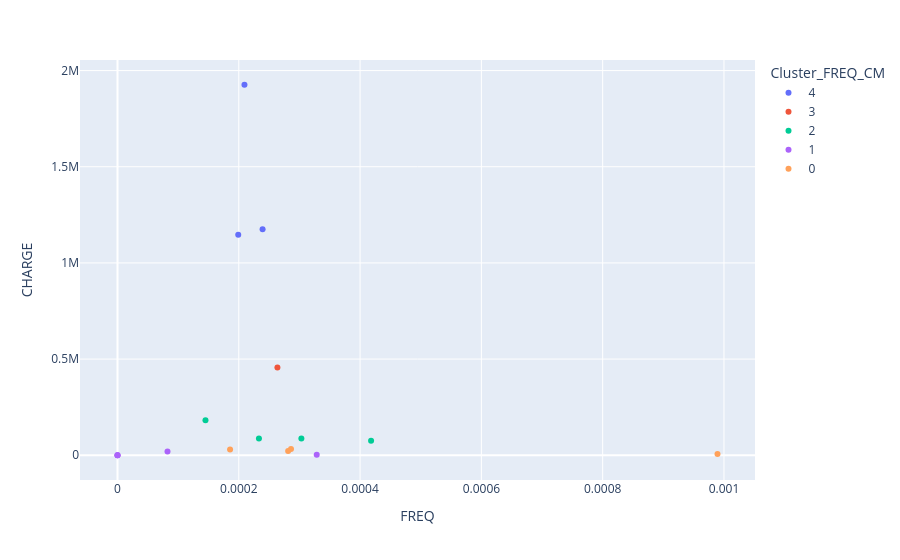

The notebook cell this image was saved under:
### Code cell
# Visualisation
data["Cluster_FREQ_CM"] = kmeans_FREQ_CM.labels_
data["Cluster_FREQ_CM"] = data["Cluster_FREQ_CM"].astype(str)

fig = px.scatter(data, x="FREQ", y="CHARGE", color="Cluster_FREQ_CM")
fig.show()

### Figure 1 — Plotly figure (JSON) as saved in the notebook; plotly's stock layout.template omitted (floating-point values rounded to 4 significant figures)
{"data": [{"hovertemplate": "Cluster_FREQ_CM=4<br>FREQ=%{x}<br>CHARGE=%{y}<extra></extra>", "legendgroup": "4", "marker": {"color": "#636efa", "symbol": "circle"}, "mode": "markers", "name": "4", "orientation": "v", "showlegend": true, "type": "scatter", "x": [0.0002392, 0.0001991, 0.0002093], "xaxis": "x", "y": [1175000.0, 1147000.0, 1926000.0], "yaxis": "y"}, {"hovertemplate": "Cluster_FREQ_CM=3<br>FREQ=%{x}<br>CHARGE=%{y}<extra></extra>", "legendgroup": "3", "marker": {"color": "#EF553B", "symbol": "circle"}, "mode": "markers", "name": "3", "orientation": "v", "showlegend": true, "type": "scatter", "x": [0.0002637], "xaxis": "x", "y": [455800.0], "yaxis": "y"}, {"hovertemplate": "Cluster_FREQ_CM=2<br>FREQ=%{x}<br>CHARGE=%{y}<extra></extra>", "legendgroup": "2", "marker": {"color": "#00cc96", "symbol": "circle"}, "mode": "markers", "name": "2", "orientation": "v", "showlegend": true, "type": "scatter", "x": [0.0001451, 0.0003032, 0.0004181, 0.0002332], "xaxis": "x", "y": [181700.0, 86480.0, 75580.0, 87410.0], "yaxis": "y"}, {"hovertemplate": "Cluster_FREQ_CM=1<br>FREQ=%{x}<br>CHARGE=%{y}<extra></extra>", "legendgroup": "1", "marker": {"color": "#ab63fa", "symbol": "circle"}, "mode": "markers", "name": "1", "orientation": "v", "showlegend": true, "type": "scatter", "x": [8.244e-05, 0.0, 0.0, 0.0003285, 0.0], "xaxis": "x", "y": [19420.0, 0.0, 0.0, 3053.0, 0.0], "yaxis": "y"}, {"hovertemplate": "Cluster_FREQ_CM=0<br>FREQ=%{x}<br>CHARGE=%{y}<extra></extra>", "legendgroup": "0", "marker": {"color": "#FFA15A", "symbol": "circle"}, "mode": "markers", "name": "0", "orientation": "v", "showlegend": true, "type": "scatter", "x": [0.0001856, 0.0002861, 0.0002814, 0.0009893], "xaxis": "x", "y": [29820.0, 32690.0, 22680.0, 6353.0], "yaxis": "y"}], "layout": {"legend": {"title": {"text": "Cluster_FREQ_CM"}, "tracegroupgap": 0}, "margin": {"t": 60}, "xaxis": {"anchor": "y", "domain": [0, 1], "title": {"text": "FREQ"}}, "yaxis": {"anchor": "x", "domain": [0, 1], "title": {"text": "CHARGE"}}}}
